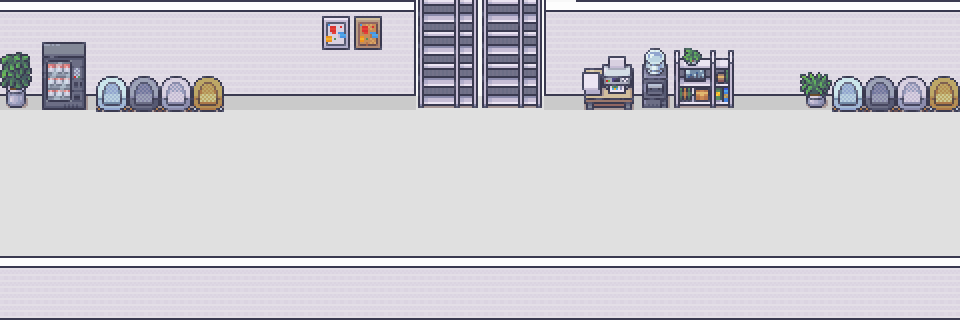

The image is a tile-based game level rendered from a .tmx file. Its description and complete source (layers, tilesets, objects, tile grids) follow:
An orthogonal 30x10 tile map with 32x32 px tiles, 4 tile layers (floor, wall, decor1, decor2), 2 tilesets and 12 objects (7x monster, 3x chord, playerStart, milestone).

<map version="1.10" tiledversion="1.11.0" orientation="orthogonal" renderorder="right-down" width="30" height="10" tilewidth="32" tileheight="32" infinite="0" nextlayerid="7" nextobjectid="14">
 <tileset firstgid="1" name="Modern_Office_32x32" tilewidth="32" tileheight="32" tilecount="848" columns="16">
  <image source="../../Modern_Office_32x32.png" width="512" height="1696" />
 </tileset>
 <tileset firstgid="849" name="Room_Builder_Office_32x32" tilewidth="32" tileheight="32" tilecount="224" columns="16">
  <image source="../../Room_Builder_Office_32x32.png" width="512" height="448" />
  <tile id="80">
   <properties>
    <property name="collides" type="bool" value="true" />
   </properties>
  </tile>
  <tile id="81">
   <properties>
    <property name="collides" type="bool" value="true" />
   </properties>
  </tile>
  <tile id="82">
   <properties>
    <property name="collides" type="bool" value="true" />
   </properties>
  </tile>
  <tile id="83">
   <properties>
    <property name="collides" type="bool" value="true" />
   </properties>
  </tile>
  <tile id="84">
   <properties>
    <property name="collides" type="bool" value="true" />
   </properties>
  </tile>
  <tile id="85">
   <properties>
    <property name="collides" type="bool" value="true" />
   </properties>
  </tile>
  <tile id="86">
   <properties>
    <property name="collides" type="bool" value="true" />
   </properties>
  </tile>
  <tile id="87">
   <properties>
    <property name="collides" type="bool" value="true" />
   </properties>
  </tile>
  <tile id="88">
   <properties>
    <property name="collides" type="bool" value="true" />
   </properties>
  </tile>
  <tile id="89">
   <properties>
    <property name="collides" type="bool" value="true" />
   </properties>
  </tile>
  <tile id="96">
   <properties>
    <property name="collides" type="bool" value="true" />
   </properties>
  </tile>
  <tile id="97">
   <properties>
    <property name="collides" type="bool" value="true" />
   </properties>
  </tile>
  <tile id="98">
   <properties>
    <property name="collides" type="bool" value="true" />
   </properties>
  </tile>
  <tile id="99">
   <properties>
    <property name="collides" type="bool" value="true" />
   </properties>
  </tile>
  <tile id="103">
   <properties>
    <property name="collides" type="bool" value="true" />
   </properties>
  </tile>
  <tile id="104">
   <properties>
    <property name="collides" type="bool" value="true" />
   </properties>
  </tile>
  <tile id="105">
   <properties>
    <property name="collides" type="bool" value="true" />
   </properties>
  </tile>
  <tile id="112">
   <properties>
    <property name="collides" type="bool" value="true" />
   </properties>
  </tile>
  <tile id="113">
   <properties>
    <property name="collides" type="bool" value="true" />
   </properties>
  </tile>
  <tile id="114">
   <properties>
    <property name="collides" type="bool" value="true" />
   </properties>
  </tile>
  <tile id="115">
   <properties>
    <property name="collides" type="bool" value="true" />
   </properties>
  </tile>
  <tile id="116">
   <properties>
    <property name="collides" type="bool" value="true" />
   </properties>
  </tile>
  <tile id="117">
   <properties>
    <property name="collides" type="bool" value="true" />
   </properties>
  </tile>
  <tile id="118">
   <properties>
    <property name="collides" type="bool" value="true" />
   </properties>
  </tile>
  <tile id="119">
   <properties>
    <property name="collides" type="bool" value="true" />
   </properties>
  </tile>
  <tile id="120">
   <properties>
    <property name="collides" type="bool" value="true" />
   </properties>
  </tile>
  <tile id="121">
   <properties>
    <property name="collides" type="bool" value="true" />
   </properties>
  </tile>
  <tile id="128">
   <properties>
    <property name="collides" type="bool" value="true" />
   </properties>
  </tile>
  <tile id="129">
   <properties>
    <property name="collides" type="bool" value="true" />
   </properties>
  </tile>
  <tile id="130">
   <properties>
    <property name="collides" type="bool" value="true" />
   </properties>
  </tile>
  <tile id="131">
   <properties>
    <property name="collides" type="bool" value="true" />
   </properties>
  </tile>
  <tile id="135">
   <properties>
    <property name="collides" type="bool" value="true" />
   </properties>
  </tile>
  <tile id="136">
   <properties>
    <property name="collides" type="bool" value="true" />
   </properties>
  </tile>
  <tile id="137">
   <properties>
    <property name="collides" type="bool" value="true" />
   </properties>
  </tile>
  <tile id="144">
   <properties>
    <property name="collides" type="bool" value="true" />
   </properties>
  </tile>
  <tile id="145">
   <properties>
    <property name="collides" type="bool" value="true" />
   </properties>
  </tile>
  <tile id="146">
   <properties>
    <property name="collides" type="bool" value="true" />
   </properties>
  </tile>
  <tile id="147">
   <properties>
    <property name="collides" type="bool" value="true" />
   </properties>
  </tile>
  <tile id="148">
   <properties>
    <property name="collides" type="bool" value="true" />
   </properties>
  </tile>
  <tile id="149">
   <properties>
    <property name="collides" type="bool" value="true" />
   </properties>
  </tile>
  <tile id="150">
   <properties>
    <property name="collides" type="bool" value="true" />
   </properties>
  </tile>
  <tile id="151">
   <properties>
    <property name="collides" type="bool" value="true" />
   </properties>
  </tile>
  <tile id="152">
   <properties>
    <property name="collides" type="bool" value="true" />
   </properties>
  </tile>
  <tile id="153">
   <properties>
    <property name="collides" type="bool" value="true" />
   </properties>
  </tile>
  <tile id="160">
   <properties>
    <property name="collides" type="bool" value="true" />
   </properties>
  </tile>
  <tile id="161">
   <properties>
    <property name="collides" type="bool" value="true" />
   </properties>
  </tile>
  <tile id="162">
   <properties>
    <property name="collides" type="bool" value="true" />
   </properties>
  </tile>
  <tile id="163">
   <properties>
    <property name="collides" type="bool" value="true" />
   </properties>
  </tile>
  <tile id="167">
   <properties>
    <property name="collides" type="bool" value="true" />
   </properties>
  </tile>
  <tile id="168">
   <properties>
    <property name="collides" type="bool" value="true" />
   </properties>
  </tile>
  <tile id="169">
   <properties>
    <property name="collides" type="bool" value="true" />
   </properties>
  </tile>
  <tile id="176">
   <properties>
    <property name="collides" type="bool" value="true" />
   </properties>
  </tile>
  <tile id="177">
   <properties>
    <property name="collides" type="bool" value="true" />
   </properties>
  </tile>
  <tile id="178">
   <properties>
    <property name="collides" type="bool" value="true" />
   </properties>
  </tile>
  <tile id="179">
   <properties>
    <property name="collides" type="bool" value="true" />
   </properties>
  </tile>
  <tile id="180">
   <properties>
    <property name="collides" type="bool" value="true" />
   </properties>
  </tile>
  <tile id="181">
   <properties>
    <property name="collides" type="bool" value="true" />
   </properties>
  </tile>
  <tile id="182">
   <properties>
    <property name="collides" type="bool" value="true" />
   </properties>
  </tile>
  <tile id="183">
   <properties>
    <property name="collides" type="bool" value="true" />
   </properties>
  </tile>
  <tile id="184">
   <properties>
    <property name="collides" type="bool" value="true" />
   </properties>
  </tile>
  <tile id="185">
   <properties>
    <property name="collides" type="bool" value="true" />
   </properties>
  </tile>
  <tile id="192">
   <properties>
    <property name="collides" type="bool" value="true" />
   </properties>
  </tile>
  <tile id="193">
   <properties>
    <property name="collides" type="bool" value="true" />
   </properties>
  </tile>
  <tile id="194">
   <properties>
    <property name="collides" type="bool" value="true" />
   </properties>
  </tile>
  <tile id="195">
   <properties>
    <property name="collides" type="bool" value="true" />
   </properties>
  </tile>
  <tile id="199">
   <properties>
    <property name="collides" type="bool" value="true" />
   </properties>
  </tile>
  <tile id="200">
   <properties>
    <property name="collides" type="bool" value="true" />
   </properties>
  </tile>
  <tile id="201">
   <properties>
    <property name="collides" type="bool" value="true" />
   </properties>
  </tile>
 </tileset>
 <layer id="1" name="floor" width="30" height="10" locked="1">
  <data encoding="csv">
1026,1026,1026,1026,1026,1026,1026,1026,1026,1026,1026,908,908,908,908,908,908,908,908,908,908,908,908,908,908,908,908,908,908,908,
1042,1042,1042,1042,1042,1042,1042,1042,1042,1042,1042,908,908,908,908,908,908,908,908,908,908,908,908,908,908,908,908,908,908,908,
908,908,908,908,908,908,908,908,908,908,908,908,908,908,908,908,908,908,908,908,908,908,908,908,908,908,908,908,908,908,
908,908,908,908,908,908,908,908,908,908,908,908,908,908,908,908,908,908,908,908,908,908,908,908,908,908,908,908,908,908,
908,908,908,908,908,908,908,908,908,908,908,908,908,908,908,908,908,908,908,908,908,908,908,908,908,908,908,908,908,908,
908,908,908,908,908,908,908,908,908,908,908,908,908,908,908,908,908,908,908,908,908,908,908,908,908,908,908,908,908,908,
908,908,908,908,908,908,908,908,908,908,908,908,908,908,908,908,908,908,908,908,908,908,908,908,908,908,908,908,908,908,
908,908,908,908,908,908,908,908,908,908,908,908,908,908,908,908,908,908,908,908,908,908,908,908,908,908,908,908,908,908,
908,908,908,908,908,908,908,908,908,908,908,908,908,908,908,908,908,908,908,908,908,908,908,908,908,908,908,908,908,908,
908,908,908,908,908,908,908,908,908,908,908,908,908,908,908,908,908,908,908,908,908,908,908,908,908,908,908,908,908,908
</data>
 </layer>
 <layer id="3" name="wall" width="30" height="10" locked="1">
  <data encoding="csv">
1026,1026,1026,1026,1026,1026,1026,1026,1026,1026,1026,1026,1027,0,0,0,0,1032,1026,1026,1026,1026,1026,1026,1026,1026,1026,1026,1026,1026,
1030,1030,1030,1030,1030,1030,1030,1030,1030,1030,1030,1030,1031,0,0,0,0,1029,1030,1030,1030,1030,1030,1030,1030,1030,1030,1030,1030,1030,
1042,1042,1042,1042,1042,1042,1042,1042,1042,1042,1042,1042,1043,0,0,0,0,1048,1042,1042,1042,1042,1042,1042,1042,1042,1042,1042,1042,1042,
895,895,895,895,895,895,895,895,895,895,895,895,895,895,895,895,895,895,895,895,895,895,895,895,895,895,895,895,895,895,
895,895,895,895,895,895,895,895,895,895,895,895,895,895,895,895,895,895,895,895,895,895,895,895,895,895,895,895,895,895,
895,895,895,895,895,895,895,895,895,895,895,895,895,895,895,895,895,895,895,895,895,895,895,895,895,895,895,895,895,895,
895,895,895,895,895,895,895,895,895,895,895,895,895,895,895,895,895,895,895,895,895,895,895,895,895,895,895,895,895,895,
895,895,895,895,895,895,895,895,895,895,895,895,895,895,895,895,895,895,895,895,895,895,895,895,895,895,895,895,895,895,
1026,1026,1026,1026,1026,1026,1026,1026,1026,1026,1026,1026,1026,1026,1026,1026,1026,1026,1026,1026,1026,1026,1026,1026,1026,1026,1026,1026,1026,1026,
1042,1042,1042,1042,1042,1042,1042,1042,1042,1042,1042,1042,1042,1042,1042,1042,1042,1042,1042,1042,1042,1042,1042,1042,1042,1042,1042,1042,1042,1042
</data>
 </layer>
 <layer id="4" name="decor1" width="30" height="10">
  <data encoding="csv">
0,0,0,0,0,0,0,0,0,0,0,0,0,264,265,264,265,0,0,0,0,0,0,0,0,0,0,0,0,0,
0,0,0,0,0,0,0,0,0,0,0,0,0,264,265,264,265,0,0,0,0,0,0,0,0,0,0,0,0,0,
0,0,0,0,0,0,0,0,0,0,0,0,0,264,265,264,265,0,0,0,0,0,0,0,0,0,0,0,0,0,
879,879,879,879,879,879,879,879,879,879,879,879,879,280,281,280,281,879,879,879,879,879,879,879,879,879,879,879,879,879,
0,0,0,0,0,0,0,0,0,0,0,0,0,0,0,0,0,0,0,0,0,0,0,0,0,0,0,0,0,0,
0,0,0,0,0,0,0,0,0,0,0,0,0,0,0,0,0,0,0,0,0,0,0,0,0,0,0,0,0,0,
0,0,0,0,0,0,0,0,0,0,0,0,0,0,0,0,0,0,0,0,0,0,0,0,0,0,0,0,0,0,
0,0,0,0,0,0,0,0,0,0,0,0,0,0,0,0,0,0,0,0,0,0,0,0,0,0,0,0,0,0,
0,0,0,0,0,0,0,0,0,0,0,0,0,0,0,0,0,0,0,0,0,0,0,0,0,0,0,0,0,0,
0,0,0,0,0,0,0,0,0,0,0,0,0,0,0,0,0,0,0,0,0,0,0,0,0,0,0,0,0,0
</data>
 </layer>
 <layer id="5" name="decor2" width="30" height="10">
  <data encoding="csv">
0,0,0,0,0,0,0,0,0,0,16,48,0,0,0,0,0,0,0,0,0,0,0,0,0,0,0,0,0,0,
119,371,372,0,0,0,0,0,0,0,32,64,0,0,0,0,0,0,665,666,253,200,201,0,0,0,0,0,0,0,
135,387,388,244,245,246,247,0,0,0,0,0,0,0,0,0,0,0,681,682,269,216,217,0,0,167,244,245,246,247,
151,403,404,260,261,262,263,0,0,0,0,0,0,0,0,0,0,0,649,650,285,232,233,0,0,183,260,261,262,263,
0,0,0,0,0,0,0,0,0,0,0,0,0,0,0,0,0,0,0,0,0,0,0,0,0,0,0,0,0,0,
0,0,0,0,0,0,0,0,0,0,0,0,0,0,0,0,0,0,0,0,0,0,0,0,0,0,0,0,0,0,
0,0,0,0,0,0,0,0,0,0,0,0,0,0,0,0,0,0,0,0,0,0,0,0,0,0,0,0,0,0,
0,0,0,0,0,0,0,0,0,0,0,0,0,0,0,0,0,0,0,0,0,0,0,0,0,0,0,0,0,0,
0,0,0,0,0,0,0,0,0,0,0,0,0,0,0,0,0,0,0,0,0,0,0,0,0,0,0,0,0,0,
0,0,0,0,0,0,0,0,0,0,0,0,0,0,0,0,0,0,0,0,0,0,0,0,0,0,0,0,0,0
</data>
 </layer>
 <objectgroup id="6" name="object">
  <object id="1" name="chordStart" type="chord" x="62.2755" y="155.662">
   <point />
  </object>
  <object id="2" name="playerStart" x="41.3716" y="219.417">
   <point />
  </object>
  <object id="3" name="chordBattle" type="chord" x="398.208" y="118.053">
   <point />
  </object>
  <object id="4" name="milestone" x="930.667" y="168">
   <point />
  </object>
  <object id="5" name="chordEnd" type="chord" x="878.667" y="166.667">
   <point />
  </object>
  <object id="6" name="eggplant" type="monster" x="205.782" y="188.74">
   <point />
  </object>
  <object id="7" name="golem" type="monster" x="467.662" y="227.141">
   <point />
  </object>
  <object id="8" name="eggplant" type="monster" x="657.935" y="217.265">
   <point />
  </object>
  <object id="10" name="lemon" type="monster" x="588.475" y="168.178">
   <point />
  </object>
  <object id="11" name="golem" type="monster" x="297.89" y="162.834">
   <point />
  </object>
  <object id="12" name="lemon" type="monster" x="329.929" y="236.178">
   <point />
  </object>
  <object id="13" name="golem" type="monster" x="764.885" y="166.967">
   <point />
  </object>
 </objectgroup>
</map>
